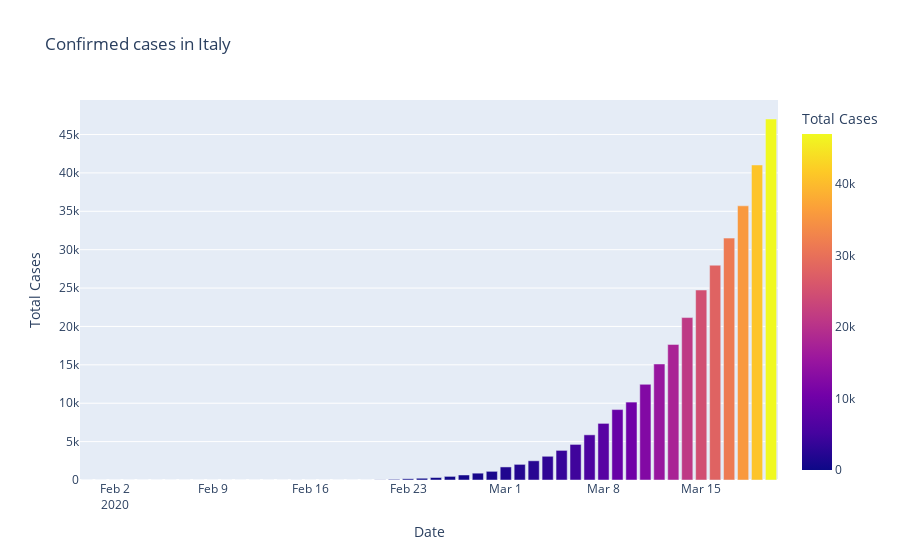
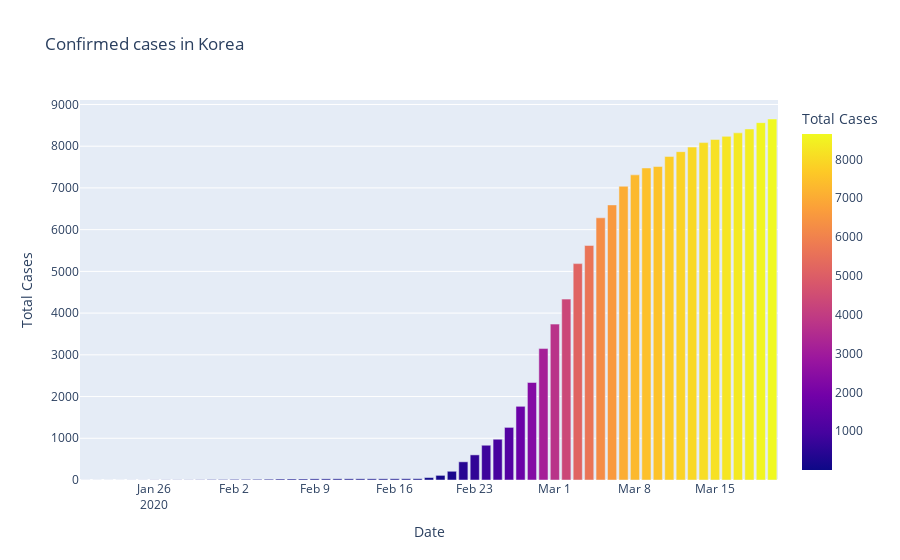

Source (notebook cell) for these figures, in order:
### Code cell
fig=px.bar(dbd_Italy,x="Date",y="Total Cases",color='Total Cases',title="Confirmed cases in Italy")
fig.show()

fig=px.bar(dbd_Korea,x="Date",y="Total Cases",color='Total Cases',title="Confirmed cases in Korea")
fig.show()

fig=px.bar(dbd_Wuhan,x="Date",y="Total Cases",color='Total Cases',title="Confirmed cases in Wuhan")
fig.show()

### Figure 1 — Plotly figure (JSON) as saved in the notebook; plotly's stock layout.template omitted (floating-point values rounded to 4 significant figures)
{"data": [{"alignmentgroup": "True", "hovertemplate": "Date=%{x}<br>Total Cases=%{marker.color}<extra></extra>", "legendgroup": "", "marker": {"color": [2, 2, 2, 2, 2, 2, 3, 3, 3, 3, 3, 3, 3, 3, 3, 3, 3, 3, 3, 3, 3, 3, 20, 79, 157, 229, 323, 470, 655, 889, 1128, 1701, 2036, 2502, 3089, 3858, 4636, 5883, 7375, 9172, 10149, 12462, 15113, 17660, 21157, 24747, 27980, 31506, 35713, 41035, 47021], "coloraxis": "coloraxis"}, "name": "", "offsetgroup": "", "orientation": "v", "showlegend": false, "textposition": "auto", "type": "bar", "x": ["2020-01-31T00:00:00", "2020-02-01T00:00:00", "2020-02-02T00:00:00", "2020-02-03T00:00:00", "2020-02-04T00:00:00", "2020-02-05T00:00:00", "2020-02-06T00:00:00", "2020-02-07T00:00:00", "2020-02-08T00:00:00", "2020-02-09T00:00:00", "2020-02-10T00:00:00", "2020-02-11T00:00:00", "2020-02-12T00:00:00", "2020-02-13T00:00:00", "2020-02-14T00:00:00", "2020-02-15T00:00:00", "2020-02-15T00:00:00", "2020-02-16T00:00:00", "2020-02-17T00:00:00", "2020-02-18T00:00:00", "2020-02-19T00:00:00", "2020-02-20T00:00:00", "2020-02-21T00:00:00", "2020-02-22T00:00:00", "2020-02-23T00:00:00", "2020-02-24T00:00:00", "2020-02-25T00:00:00", "2020-02-26T00:00:00", "2020-02-27T00:00:00", "2020-02-28T00:00:00", "2020-02-29T00:00:00", "2020-03-01T00:00:00", "2020-03-02T00:00:00", "2020-03-03T00:00:00", "2020-03-04T00:00:00", "2020-03-05T00:00:00", "2020-03-06T00:00:00", "2020-03-07T00:00:00", "2020-03-08T00:00:00", "2020-03-09T00:00:00", "2020-03-10T00:00:00", "2020-03-11T00:00:00", "2020-03-12T00:00:00", "2020-03-13T00:00:00", "2020-03-14T00:00:00", "2020-03-15T00:00:00", "2020-03-16T00:00:00", "2020-03-17T00:00:00", "2020-03-18T00:00:00", "2020-03-19T00:00:00", "2020-03-20T00:00:00"], "xaxis": "x", "y": [2, 2, 2, 2, 2, 2, 3, 3, 3, 3, 3, 3, 3, 3, 3, 3, 3, 3, 3, 3, 3, 3, 20, 79, 157, 229, 323, 470, 655, 889, 1128, 1701, 2036, 2502, 3089, 3858, 4636, 5883, 7375, 9172, 10149, 12462, 15113, 17660, 21157, 24747, 27980, 31506, 35713, 41035, 47021], "yaxis": "y"}], "layout": {"barmode": "relative", "coloraxis": {"colorbar": {"title": {"text": "Total Cases"}}, "colorscale": [[0, "#0d0887"], [0.1111, "#46039f"], [0.2222, "#7201a8"], [0.3333, "#9c179e"], [0.4444, "#bd3786"], [0.5556, "#d8576b"], [0.6667, "#ed7953"], [0.7778, "#fb9f3a"], [0.8889, "#fdca26"], [1, "#f0f921"]]}, "legend": {"tracegroupgap": 0}, "title": {"text": "Confirmed cases in Italy"}, "xaxis": {"anchor": "y", "domain": [0, 1], "title": {"text": "Date"}}, "yaxis": {"anchor": "x", "domain": [0, 1], "title": {"text": "Total Cases"}}}}

### Figure 2 — Plotly figure (JSON) as saved in the notebook; plotly's stock layout.template omitted (floating-point values rounded to 4 significant figures)
{"data": [{"alignmentgroup": "True", "hovertemplate": "Date=%{x}<br>Total Cases=%{marker.color}<extra></extra>", "legendgroup": "", "marker": {"color": [1, 1, 1, 1, 2, 2, 3, 4, 4, 4, 6, 11, 12, 15, 15, 16, 19, 23, 24, 24, 27, 27, 28, 28, 28, 28, 28, 29, 30, 31, 58, 111, 209, 436, 602, 833, 977, 1261, 1766, 2337, 3150, 3736, 4335, 5186, 5621, 6284, 6593, 7041, 7313, 7478, 7513, 7755, 7869, 7979, 8086, 8162, 8236, 8320, 8413, 8565, 8652], "coloraxis": "coloraxis"}, "name": "", "offsetgroup": "", "orientation": "v", "showlegend": false, "textposition": "auto", "type": "bar", "x": ["2020-01-20T00:00:00", "2020-01-21T00:00:00", "2020-01-22T00:00:00", "2020-01-23T00:00:00", "2020-01-24T00:00:00", "2020-01-25T00:00:00", "2020-01-26T00:00:00", "2020-01-27T00:00:00", "2020-01-28T00:00:00", "2020-01-29T00:00:00", "2020-01-30T00:00:00", "2020-01-31T00:00:00", "2020-02-01T00:00:00", "2020-02-02T00:00:00", "2020-02-03T00:00:00", "2020-02-04T00:00:00", "2020-02-05T00:00:00", "2020-02-06T00:00:00", "2020-02-07T00:00:00", "2020-02-08T00:00:00", "2020-02-09T00:00:00", "2020-02-10T00:00:00", "2020-02-11T00:00:00", "2020-02-12T00:00:00", "2020-02-13T00:00:00", "2020-02-14T00:00:00", "2020-02-15T00:00:00", "2020-02-16T00:00:00", "2020-02-17T00:00:00", "2020-02-18T00:00:00", "2020-02-19T00:00:00", "2020-02-20T00:00:00", "2020-02-21T00:00:00", "2020-02-22T00:00:00", "2020-02-23T00:00:00", "2020-02-24T00:00:00", "2020-02-25T00:00:00", "2020-02-26T00:00:00", "2020-02-27T00:00:00", "2020-02-28T00:00:00", "2020-02-29T00:00:00", "2020-03-01T00:00:00", "2020-03-02T00:00:00", "2020-03-03T00:00:00", "2020-03-04T00:00:00", "2020-03-05T00:00:00", "2020-03-06T00:00:00", "2020-03-07T00:00:00", "2020-03-08T00:00:00", "2020-03-09T00:00:00", "2020-03-10T00:00:00", "2020-03-11T00:00:00", "2020-03-12T00:00:00", "2020-03-13T00:00:00", "2020-03-14T00:00:00", "2020-03-15T00:00:00", "2020-03-16T00:00:00", "2020-03-17T00:00:00", "2020-03-18T00:00:00", "2020-03-19T00:00:00", "2020-03-20T00:00:00"], "xaxis": "x", "y": [1, 1, 1, 1, 2, 2, 3, 4, 4, 4, 6, 11, 12, 15, 15, 16, 19, 23, 24, 24, 27, 27, 28, 28, 28, 28, 28, 29, 30, 31, 58, 111, 209, 436, 602, 833, 977, 1261, 1766, 2337, 3150, 3736, 4335, 5186, 5621, 6284, 6593, 7041, 7313, 7478, 7513, 7755, 7869, 7979, 8086, 8162, 8236, 8320, 8413, 8565, 8652], "yaxis": "y"}], "layout": {"barmode": "relative", "coloraxis": {"colorbar": {"title": {"text": "Total Cases"}}, "colorscale": [[0, "#0d0887"], [0.1111, "#46039f"], [0.2222, "#7201a8"], [0.3333, "#9c179e"], [0.4444, "#bd3786"], [0.5556, "#d8576b"], [0.6667, "#ed7953"], [0.7778, "#fb9f3a"], [0.8889, "#fdca26"], [1, "#f0f921"]]}, "legend": {"tracegroupgap": 0}, "title": {"text": "Confirmed cases in Korea"}, "xaxis": {"anchor": "y", "domain": [0, 1], "title": {"text": "Date"}}, "yaxis": {"anchor": "x", "domain": [0, 1], "title": {"text": "Total Cases"}}}}
